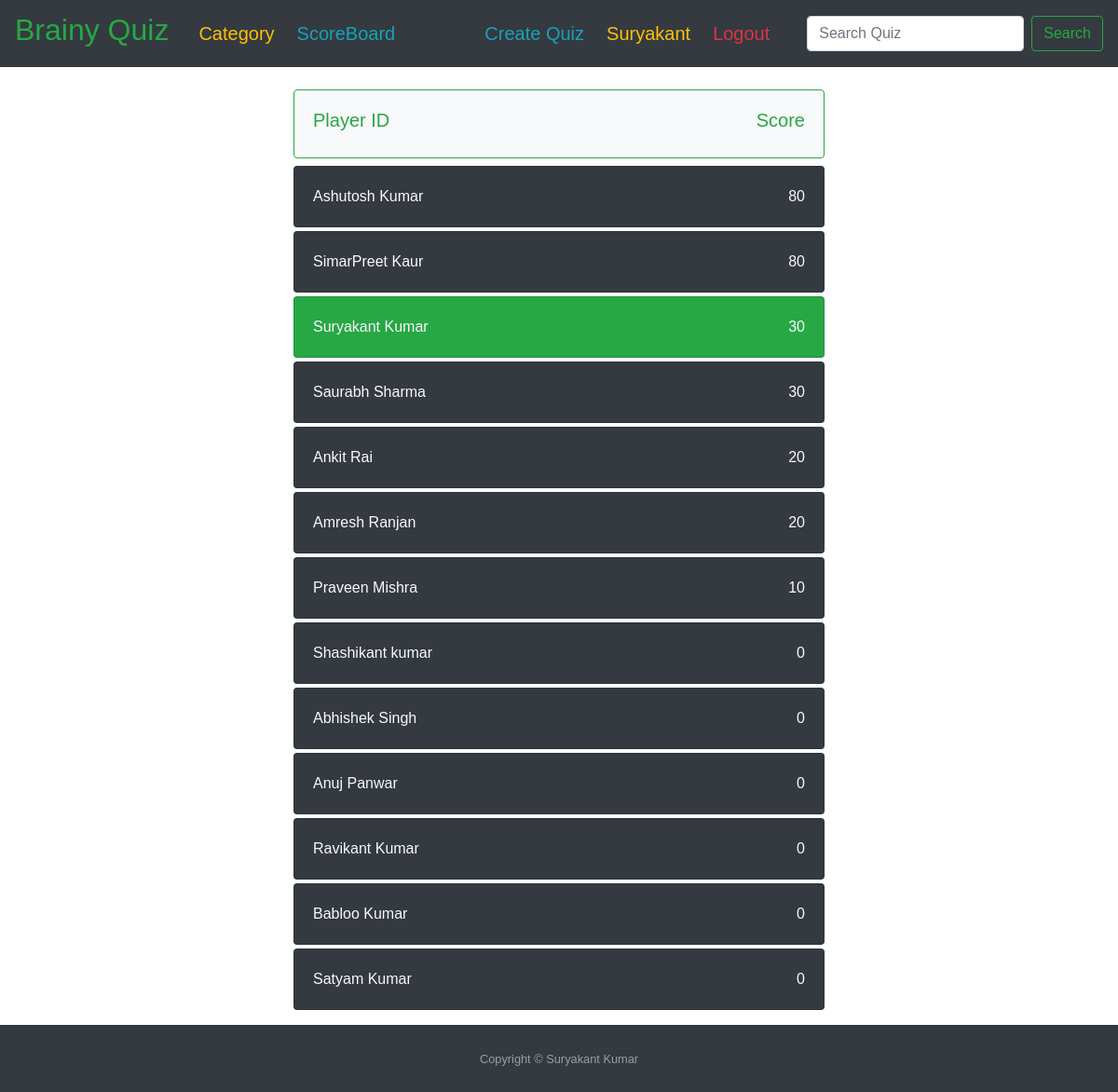
/scoreboard/ (signed in), run on an earlier commit of the app's database.
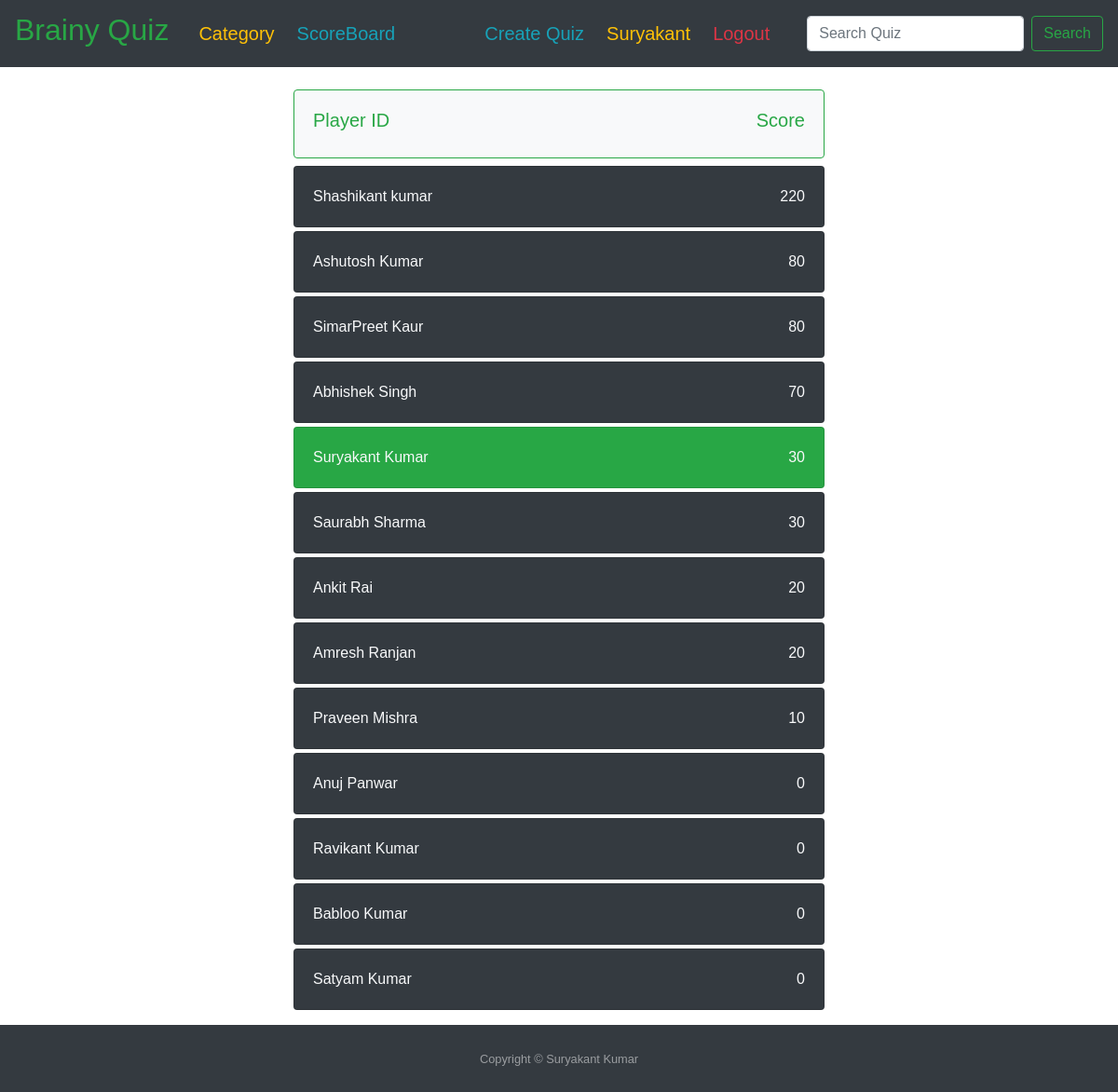
And on a later commit of the database.
### quiz/models.py (models this page shows, shortened)
class Scoreboard(models.Model):
    score = models.IntegerField(default=0)
    player = models.ForeignKey(User, null=False, blank=False, on_delete=models.CASCADE)
    class Meta:
        ordering = ['-score']

### quiz/views.py (the view)
# urls.py: path('scoreboard/', views.score_board, name='scoreboard'),
@login_required
def score_board(request):
    scoreboard = Scoreboard.objects.select_related('player')
    template = "quiz/scoreboard.html"
    context = {"scoreboard": scoreboard}
    return render(request, template, context)

### quiz/templates/quiz/scoreboard.html (shortened to what this page needs)
{% extends "base.html" %}
{% block content %}
    <div class="col-8 col-md-6 mb-3 mx-auto mt-4 mb-2">
        <div class="card border-success bg-light text-success mb-2">
            <div class="card-body">
                <div class="row">
                    <div class="col-auto mr-auto pb-0">
                        <h5>Player ID</h5>
                    </div>
                    <div class="col-auto pb-0">
                        <h5>Score</h5>
                    </div>
                </div>
            </div>
        </div>
        {% for each_score in scoreboard %}
            {% if each_score.player == user %}
                <div class="card bg-success text-light mb-1">
            {% else %}
                <div class="card bg-dark text-light mb-1">
            {% endif %}
        <div class="card-body">
            <div class="row">
                <div class="col-auto mr-auto pb-0">
                    {{ each_score.player.first_name }} {{ each_score.player.last_name }}
                </div>
                <div class="col-auto pb-0">{{ each_score.score }}</div>
            </div>
        </div>
        </div>
        {% endfor %}
        </div>
{% endblock %}

What changed in the data, as far as the page shows it:
changed Scoreboard "Shashikant": score "0" → "220"; moves up the list
changed Scoreboard "Abhishek": score "0" → "70"; moves up the list
